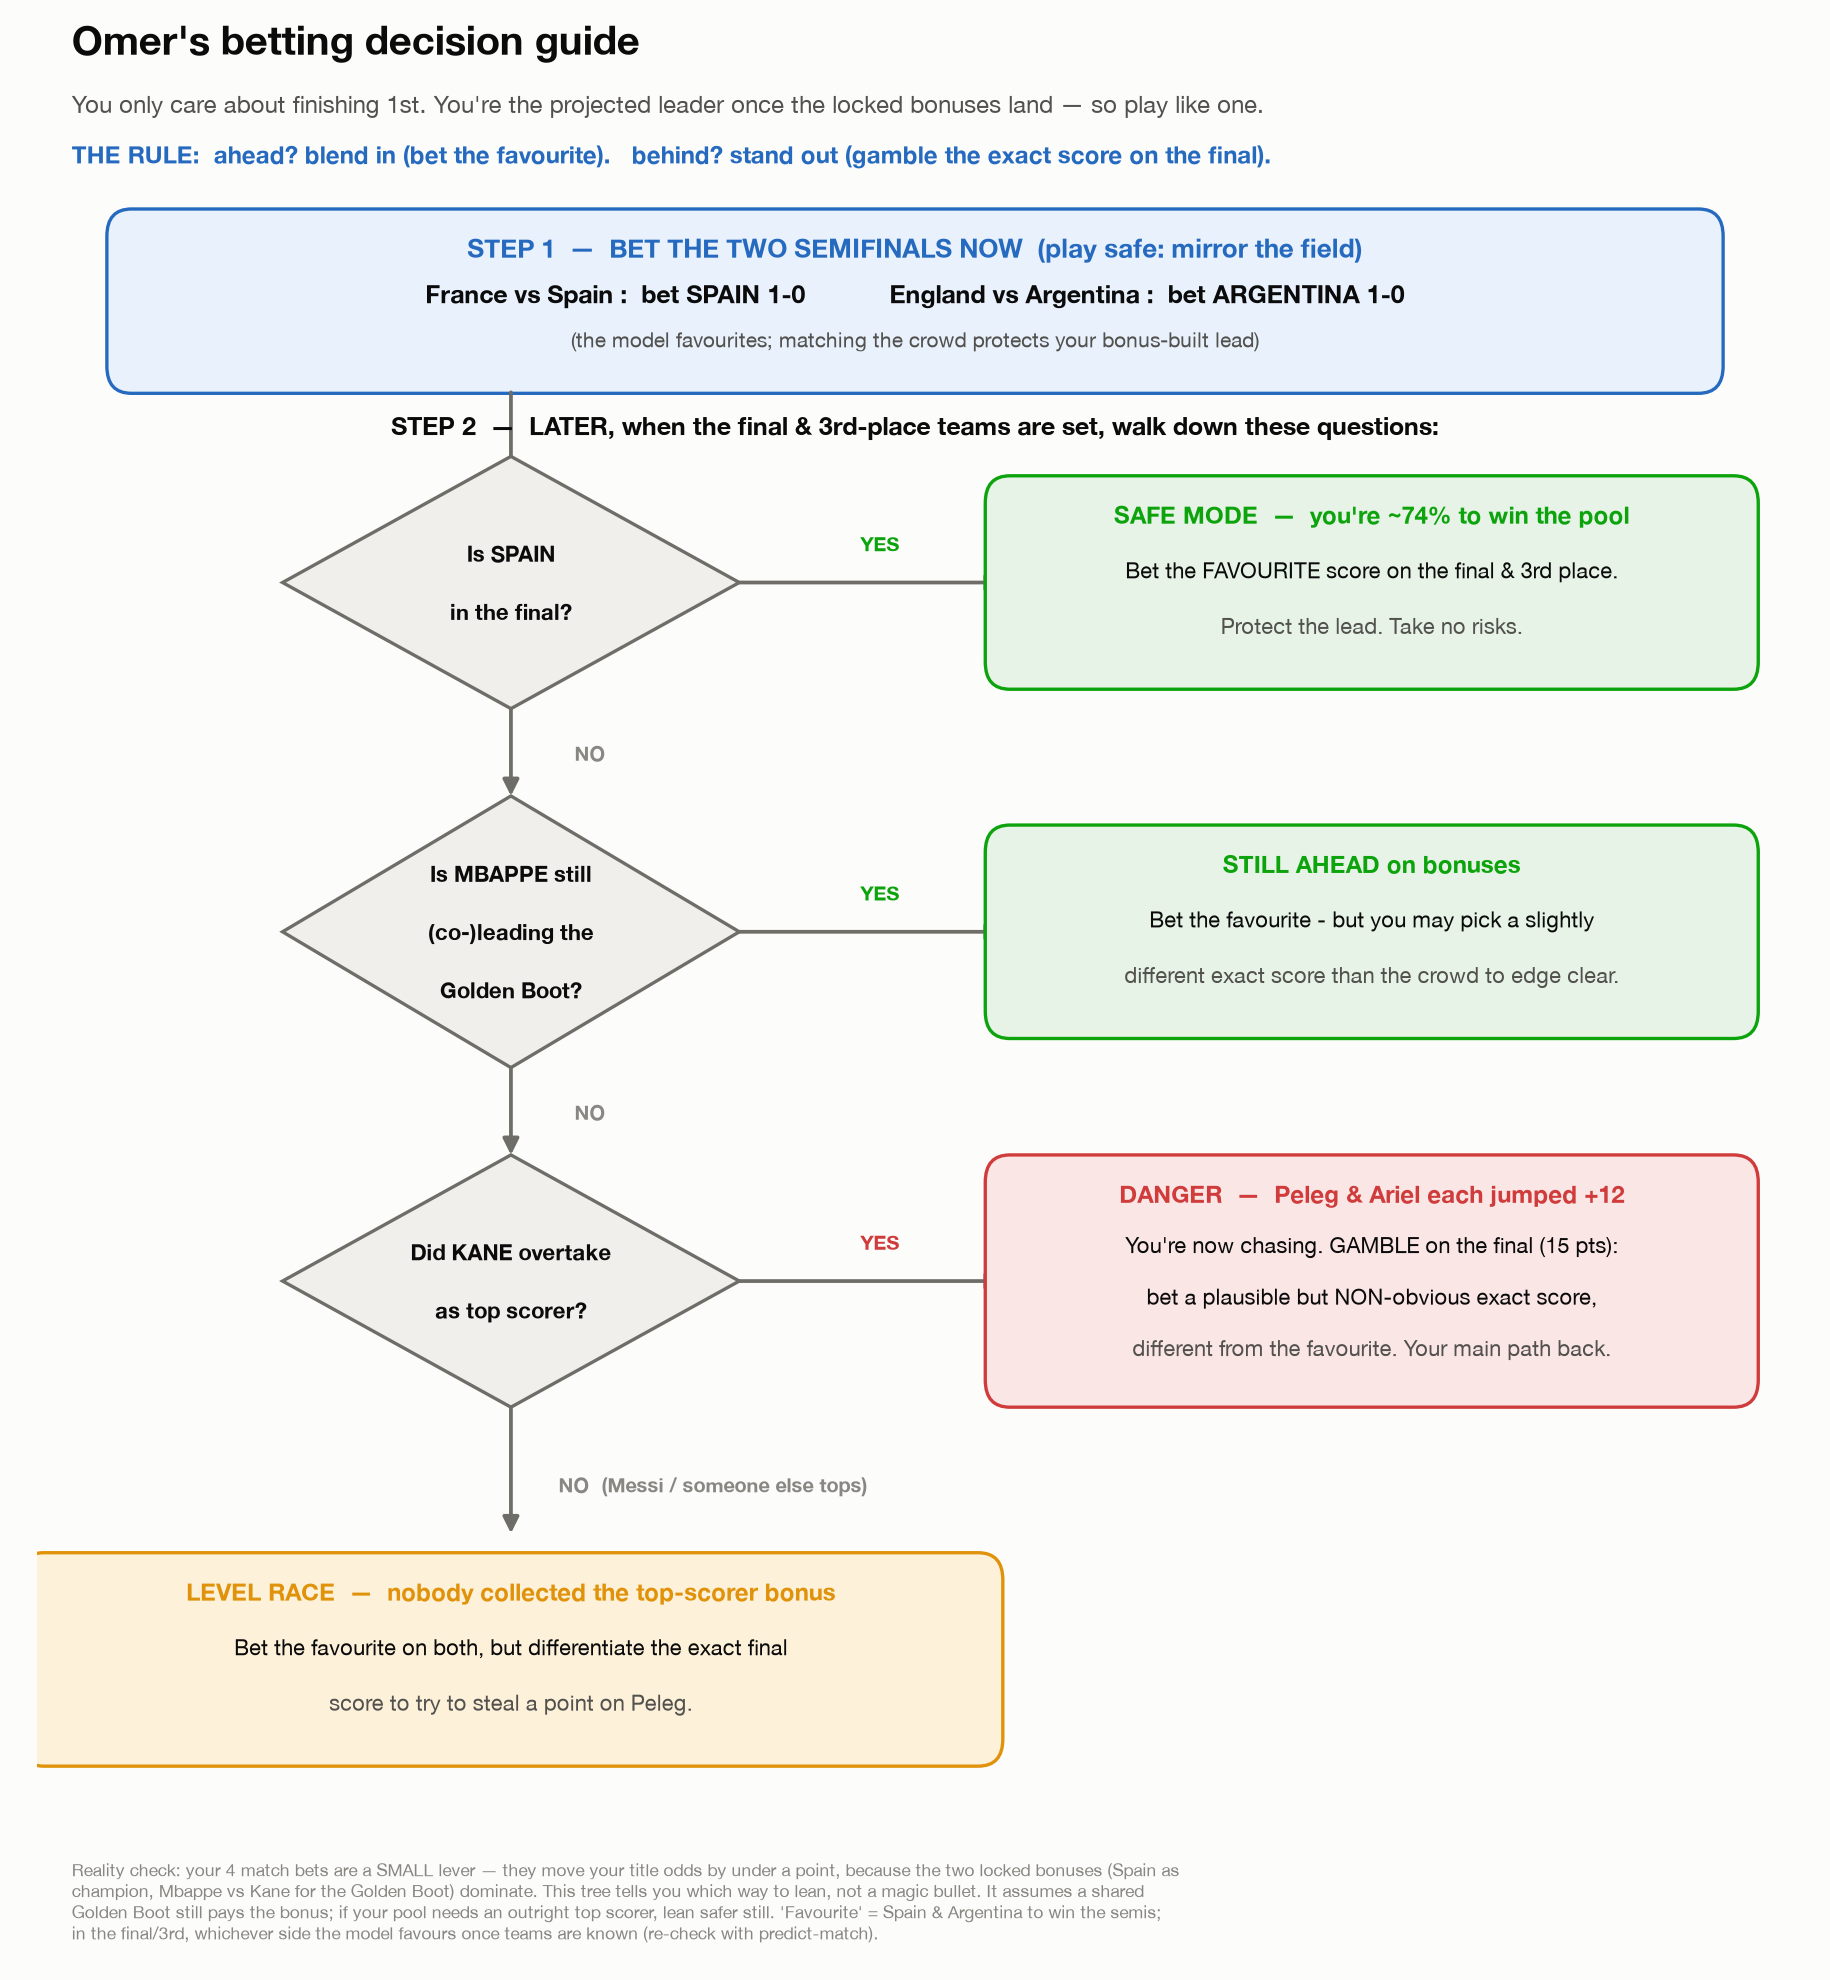

The Python source for this figure:
"""Omer's betting decision flowchart: questions -> what to bet.

Engine (confirmed by the 60k-scenario sim): Omer is the projected front-runner once
the locked bonuses count, so his DEFAULT is to play safe (mirror the field / bet
favourites). The questions tell him when that flips to 'gamble on the final'.
"""

from __future__ import annotations

from pathlib import Path

import matplotlib as mpl
import matplotlib.pyplot as plt
from matplotlib.patches import FancyArrowPatch, FancyBboxPatch, Polygon

mpl.rcParams.update(
    {
        "font.family": "sans-serif",
        "font.sans-serif": ["Helvetica Neue", "Arial", "DejaVu Sans"],
        "figure.facecolor": "#fcfcfb",
    }
)

INK = "#0b0b0b"
SEC = "#52514e"
MUT = "#898781"

fig, ax = plt.subplots(figsize=(12.2, 13.2))
fig.subplots_adjust(left=0.02, right=0.98, top=0.99, bottom=0.01)
ax.set_xlim(0, 100)
ax.set_ylim(0, 100)
ax.axis("off")


def box(cx, cy, w, h, face, edge, lines, weights=None, sizes=None, colors=None, top_pad=0):
    ax.add_patch(
        FancyBboxPatch(
            (cx - w / 2, cy - h / 2),
            w,
            h,
            boxstyle="round,pad=0,rounding_size=1.4",
            linewidth=1.6,
            facecolor=face,
            edgecolor=edge,
        )
    )
    n = len(lines)
    line_h = (h - 2.4 - top_pad) / max(n, 1)
    y0 = cy + h / 2 - 2.0 - top_pad
    for i, ln in enumerate(lines):
        ax.text(
            cx,
            y0 - i * line_h - line_h / 2 + line_h / 2,
            ln,
            ha="center",
            va="center",
            fontsize=(sizes[i] if sizes else 11),
            fontweight=(weights[i] if weights else "normal"),
            color=(colors[i] if colors else INK),
        )


def diamond(cx, cy, hw, hh, lines):
    ax.add_patch(
        Polygon(
            [(cx, cy + hh), (cx + hw, cy), (cx, cy - hh), (cx - hw, cy)],
            closed=True,
            linewidth=1.6,
            facecolor="#f0efec",
            edgecolor="#6f6d67",
        )
    )
    n = len(lines)
    for i, ln in enumerate(lines):
        ax.text(
            cx,
            cy + (n - 1) * 1.5 - i * 3.0,
            ln,
            ha="center",
            va="center",
            fontsize=10.5,
            fontweight="bold",
            color=INK,
        )


def arrow(x1, y1, x2, y2):
    ax.add_patch(
        FancyArrowPatch(
            (x1, y1),
            (x2, y2),
            arrowstyle="-|>",
            mutation_scale=16,
            linewidth=1.8,
            color="#6f6d67",
            shrinkA=0,
            shrinkB=0,
        )
    )


def tag(x, y, text, color):
    ax.text(
        x,
        y,
        text,
        ha="center",
        va="center",
        fontsize=9.5,
        fontweight="bold",
        color=color,
        bbox=dict(boxstyle="round,pad=0.25", fc="#fcfcfb", ec="none"),
    )


GREEN_F, GREEN_E = "#e6f3e6", "#0ca30c"
AMBER_F, AMBER_E = "#fdf1da", "#e0920a"
RED_F, RED_E = "#fbe6e6", "#d03b3b"
BLUE_F, BLUE_E = "#e8f1fc", "#256abf"

# ---- title ----
ax.text(2, 98.2, "Omer's betting decision guide", fontsize=19, fontweight="bold", color=INK)
ax.text(
    2,
    95.2,
    "You only care about finishing 1st. You're the projected leader once the "
    "locked bonuses land — so play like one.",
    fontsize=11.5,
    color=SEC,
)
ax.text(
    2,
    92.6,
    "THE RULE:  ahead? blend in (bet the favourite).   behind? stand out "
    "(gamble the exact score on the final).",
    fontsize=11.5,
    fontweight="bold",
    color=BLUE_E,
)

# ---- STEP 1: bet now ----
box(
    50,
    85.5,
    92,
    9.5,
    BLUE_F,
    BLUE_E,
    [
        "STEP 1  —  BET THE TWO SEMIFINALS NOW  (play safe: mirror the field)",
        "France vs Spain :  bet SPAIN 1-0            England vs Argentina :  bet ARGENTINA 1-0",
        "(the model favourites; matching the crowd protects your bonus-built lead)",
    ],
    weights=["bold", "bold", "normal"],
    sizes=[12.5, 12, 10],
    colors=[BLUE_E, INK, SEC],
)

ax.text(
    50,
    78.6,
    "STEP 2  —  LATER, when the final & 3rd-place teams are set, walk down these questions:",
    fontsize=12,
    fontweight="bold",
    color=INK,
    ha="center",
)

arrow(27, 80.8, 27, 75.5)

# ---- decision chain (diamonds on left, outcomes on right) ----
QX = 27
TX = 76
diamond(QX, 71, 13, 6.5, ["Is SPAIN", "in the final?"])
diamond(QX, 53, 13, 7.0, ["Is MBAPPE still", "(co-)leading the", "Golden Boot?"])
diamond(QX, 35, 13, 6.5, ["Did KANE overtake", "as top scorer?"])

# YES branches -> right outcomes
arrow(40, 71, 55, 71)
box(
    TX,
    71,
    44,
    11,
    GREEN_F,
    GREEN_E,
    [
        "SAFE MODE  —  you're ~74% to win the pool",
        "Bet the FAVOURITE score on the final & 3rd place.",
        "Protect the lead. Take no risks.",
    ],
    weights=["bold", "normal", "normal"],
    sizes=[11.5, 10.5, 10.5],
    colors=[GREEN_E, INK, SEC],
)

arrow(40, 53, 55, 53)
box(
    TX,
    53,
    44,
    11,
    GREEN_F,
    GREEN_E,
    [
        "STILL AHEAD on bonuses",
        "Bet the favourite - but you may pick a slightly",
        "different exact score than the crowd to edge clear.",
    ],
    weights=["bold", "normal", "normal"],
    sizes=[11.5, 10.5, 10.5],
    colors=[GREEN_E, INK, SEC],
)

arrow(40, 35, 55, 35)
box(
    TX,
    35,
    44,
    13,
    RED_F,
    RED_E,
    [
        "DANGER  —  Peleg & Ariel each jumped +12",
        "You're now chasing. GAMBLE on the final (15 pts):",
        "bet a plausible but NON-obvious exact score,",
        "different from the favourite. Your main path back.",
    ],
    weights=["bold", "normal", "normal", "normal"],
    sizes=[11.5, 10.5, 10.5, 10.5],
    colors=[RED_E, INK, INK, SEC],
)

# NO branches down the chain
arrow(QX, 64.5, QX, 60)
arrow(QX, 46, QX, 41.5)
arrow(QX, 28.5, QX, 22)

tag(48, 73, "YES", GREEN_E)
tag(48, 55, "YES", GREEN_E)
tag(48, 37, "YES", RED_E)
tag(QX + 4.5, 62.2, "NO", MUT)
tag(QX + 4.5, 43.7, "NO", MUT)
tag(QX + 11.5, 24.5, "NO  (Messi / someone else tops)", MUT)

# terminal D (no one gets the scorer bonus)
box(
    QX,
    15.5,
    56,
    11,
    AMBER_F,
    AMBER_E,
    [
        "LEVEL RACE  —  nobody collected the top-scorer bonus",
        "Bet the favourite on both, but differentiate the exact final",
        "score to try to steal a point on Peleg.",
    ],
    weights=["bold", "normal", "normal"],
    sizes=[11.5, 10.5, 10.5],
    colors=[AMBER_E, INK, SEC],
)

# ---- footnote ----
ax.text(
    2,
    5.2,
    "Reality check: your 4 match bets are a SMALL lever — they move your title odds by under a point, because the two "
    "locked bonuses (Spain as\nchampion, Mbappe vs Kane for the Golden Boot) dominate. This tree tells you which way to "
    "lean, not a magic bullet. It assumes a shared\nGolden Boot still pays the bonus; if your pool needs an outright top "
    "scorer, lean safer still. 'Favourite' = Spain & Argentina to win the semis;\nin the final/3rd, whichever side the "
    "model favours once teams are known (re-check with predict-match).",
    fontsize=8.4,
    color=MUT,
    va="top",
)

out = str(Path(__file__).with_name("omer_decision.png"))
fig.savefig(out, dpi=150, facecolor="#fcfcfb")
print(f"saved {out}")
